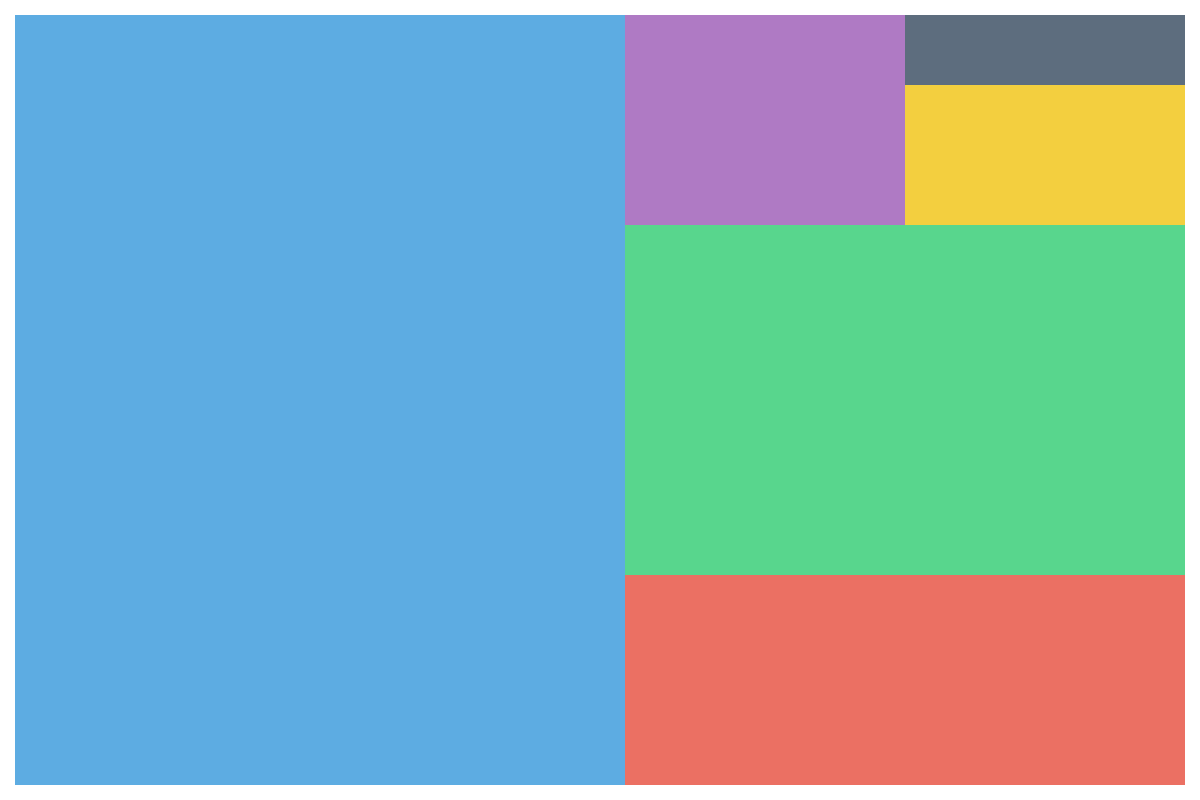

Recreate this plot in Python.
import matplotlib.pyplot as plt
import squarify

expenses = [1200, 300, 500, 150, 100, 50]

total_expenses = sum(expenses)
sizes = [expense / total_expenses * 100 for expense in expenses]

colors = ['#3498db', '#e74c3c', '#2ecc71', '#9b59b6', '#f1c40f', '#34495e']

plt.figure(figsize=(12, 8))
squarify.plot(sizes=sizes, color=colors, alpha=0.8)

plt.axis('off')
plt.tight_layout()
plt.show()
